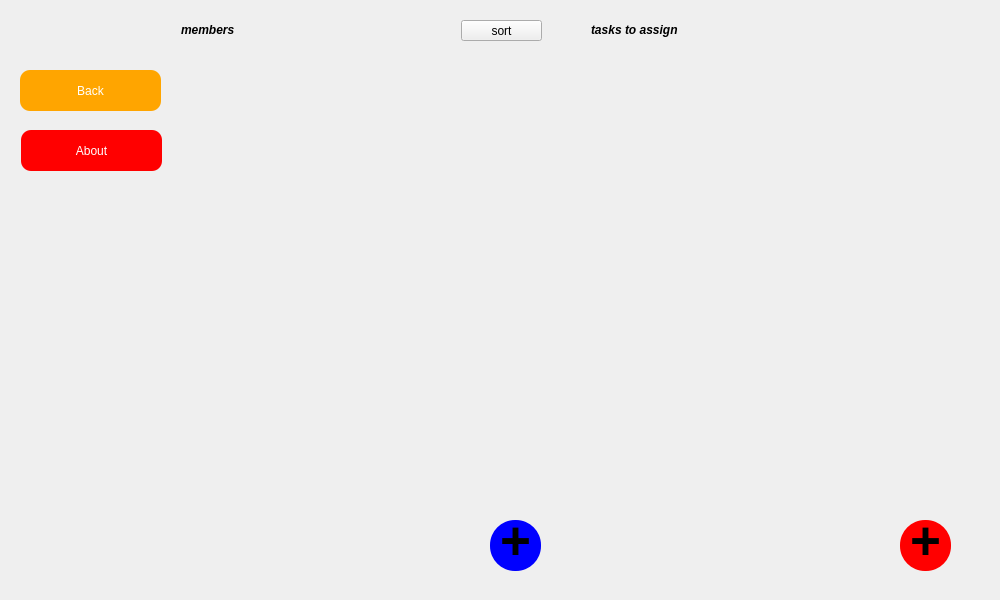
<?xml version="1.0" encoding="UTF-8"?>
<ui version="4.0">
 <class>team</class>
 <widget class="QWidget" name="team">
  <property name="geometry">
   <rect>
    <x>0</x>
    <y>0</y>
    <width>1000</width>
    <height>600</height>
   </rect>
  </property>
  <property name="windowTitle">
   <string>Form</string>
  </property>
  <widget class="QPushButton" name="sortteam">
   <property name="geometry">
    <rect>
     <x>461</x>
     <y>20</y>
     <width>81</width>
     <height>21</height>
    </rect>
   </property>
   <property name="cursor">
    <cursorShape>PointingHandCursor</cursorShape>
   </property>
   <property name="text">
    <string>sort</string>
   </property>
  </widget>
  <widget class="QLabel" name="label">
   <property name="geometry">
    <rect>
     <x>1</x>
     <y>0</y>
     <width>1000</width>
     <height>600</height>
    </rect>
   </property>
   <property name="font">
    <font>
     <italic>true</italic>
     <bold>true</bold>
    </font>
   </property>
   <property name="styleSheet">
    <string notr="true">background:&quot;#3f48cc&quot;;</string>
   </property>
   <property name="text">
    <string/>
   </property>
  </widget>
  <widget class="QPushButton" name="back">
   <property name="geometry">
    <rect>
     <x>20</x>
     <y>70</y>
     <width>141</width>
     <height>41</height>
    </rect>
   </property>
   <property name="cursor">
    <cursorShape>PointingHandCursor</cursorShape>
   </property>
   <property name="styleSheet">
    <string notr="true">background:orange;
border:none;
border-radius:10px;
color:white;</string>
   </property>
   <property name="text">
    <string>Back</string>
   </property>
  </widget>
  <widget class="QLabel" name="label_2">
   <property name="geometry">
    <rect>
     <x>181</x>
     <y>20</y>
     <width>101</width>
     <height>20</height>
    </rect>
   </property>
   <property name="font">
    <font>
     <italic>true</italic>
     <bold>true</bold>
    </font>
   </property>
   <property name="text">
    <string>members</string>
   </property>
  </widget>
  <widget class="QLabel" name="label_7">
   <property name="geometry">
    <rect>
     <x>591</x>
     <y>20</y>
     <width>121</width>
     <height>20</height>
    </rect>
   </property>
   <property name="font">
    <font>
     <italic>true</italic>
     <bold>true</bold>
    </font>
   </property>
   <property name="text">
    <string>tasks to assign</string>
   </property>
  </widget>
  <widget class="QPushButton" name="about">
   <property name="geometry">
    <rect>
     <x>21</x>
     <y>130</y>
     <width>141</width>
     <height>41</height>
    </rect>
   </property>
   <property name="cursor">
    <cursorShape>PointingHandCursor</cursorShape>
   </property>
   <property name="styleSheet">
    <string notr="true">background:red;
border:none;
border-radius:10px;
color:white;</string>
   </property>
   <property name="text">
    <string>About</string>
   </property>
  </widget>
  <widget class="QScrollArea" name="members">
   <property name="geometry">
    <rect>
     <x>181</x>
     <y>50</y>
     <width>361</width>
     <height>461</height>
    </rect>
   </property>
   <property name="styleSheet">
    <string notr="true">border:none;

background:&quot;#3f48cc&quot;;</string>
   </property>
   <property name="widgetResizable">
    <bool>true</bool>
   </property>
   <widget class="QWidget" name="scrollAreaWidgetContents_4">
    <property name="geometry">
     <rect>
      <x>0</x>
      <y>0</y>
      <width>361</width>
      <height>461</height>
     </rect>
    </property>
   </widget>
  </widget>
  <widget class="QPushButton" name="addtask">
   <property name="geometry">
    <rect>
     <x>900</x>
     <y>520</y>
     <width>51</width>
     <height>51</height>
    </rect>
   </property>
   <property name="font">
    <font>
     <pointsize>40</pointsize>
     <bold>true</bold>
     <underline>false</underline>
    </font>
   </property>
   <property name="cursor">
    <cursorShape>PointingHandCursor</cursorShape>
   </property>
   <property name="autoFillBackground">
    <bool>false</bool>
   </property>
   <property name="styleSheet">
    <string notr="true">background:red;
border-radius:25;
padding-bottom:10;</string>
   </property>
   <property name="text">
    <string>+</string>
   </property>
   <property name="iconSize">
    <size>
     <width>20</width>
     <height>20</height>
    </size>
   </property>
   <property name="checkable">
    <bool>false</bool>
   </property>
   <property name="autoRepeat">
    <bool>false</bool>
   </property>
   <property name="autoDefault">
    <bool>false</bool>
   </property>
   <property name="flat">
    <bool>false</bool>
   </property>
  </widget>
  <widget class="QPushButton" name="addmember">
   <property name="geometry">
    <rect>
     <x>490</x>
     <y>520</y>
     <width>51</width>
     <height>51</height>
    </rect>
   </property>
   <property name="font">
    <font>
     <pointsize>40</pointsize>
     <bold>true</bold>
     <underline>false</underline>
    </font>
   </property>
   <property name="cursor">
    <cursorShape>PointingHandCursor</cursorShape>
   </property>
   <property name="autoFillBackground">
    <bool>false</bool>
   </property>
   <property name="styleSheet">
    <string notr="true">background:blue;
border-radius:25;
padding-bottom:10;</string>
   </property>
   <property name="text">
    <string>+</string>
   </property>
   <property name="iconSize">
    <size>
     <width>20</width>
     <height>20</height>
    </size>
   </property>
   <property name="checkable">
    <bool>false</bool>
   </property>
   <property name="autoRepeat">
    <bool>false</bool>
   </property>
   <property name="autoDefault">
    <bool>false</bool>
   </property>
   <property name="flat">
    <bool>false</bool>
   </property>
  </widget>
  <widget class="QScrollArea" name="tasks">
   <property name="geometry">
    <rect>
     <x>580</x>
     <y>50</y>
     <width>361</width>
     <height>461</height>
    </rect>
   </property>
   <property name="styleSheet">
    <string notr="true">border:none;

background:&quot;#3f48cc&quot;;</string>
   </property>
   <property name="widgetResizable">
    <bool>true</bool>
   </property>
   <widget class="QWidget" name="scrollAreaWidgetContents_6">
    <property name="geometry">
     <rect>
      <x>0</x>
      <y>0</y>
      <width>361</width>
      <height>461</height>
     </rect>
    </property>
   </widget>
  </widget>
 </widget>
 <resources/>
 <connections/>
</ui>
